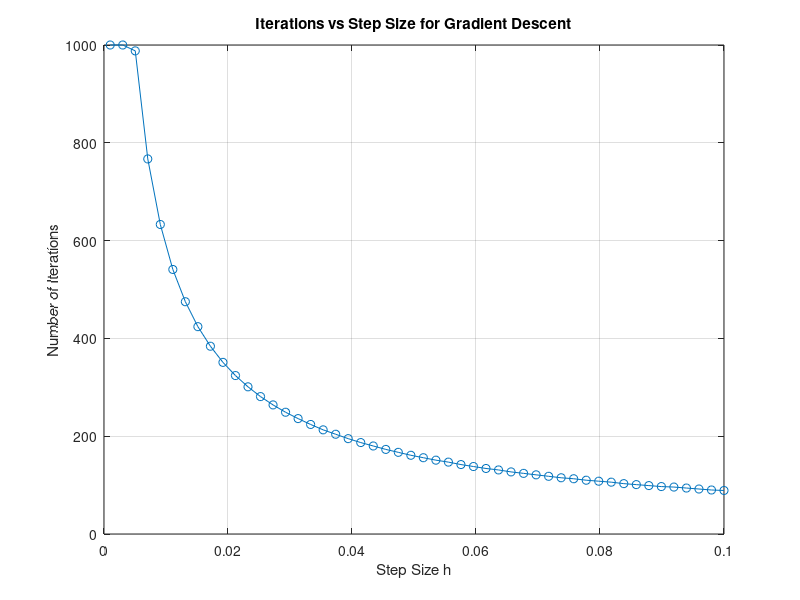

Write MATLAB code to recreate this figure.
function iterations_vs_stepsize
    % Define a range of step sizes
    step_sizes = linspace(0.001, 0.1, 50);
    iterations = zeros(size(step_sizes));
    
    % Starting point
    starting_point = [0, 1];
    
    % Loop over the step sizes
    for i = 1:length(step_sizes)
        % Get the number of iterations for current step size
        iterations(i) = perform_gradient_descent(starting_point(1), starting_point(2), step_sizes(i));
    end
    
    % Plotting
    figure;
    plot(step_sizes, iterations, '-o');
    xlabel('Step Size h');
    ylabel('Number of Iterations');
    title('Iterations vs Step Size for Gradient Descent');
    grid on;
end

function num_iterations = perform_gradient_descent(x_start, y_start, step_size)
    % Tolerance and maximum iterations setup
    tol = 1e-4;
    max_iter = 1000;
    
    x = x_start;
    y = y_start;
    for iter = 1:max_iter
        % Compute gradients
        grad_x = -2*x^2*y*exp(-x^2 - y^2) + y*exp(-x^2 - y^2);
        grad_y = -2*x*y^2*exp(-x^2 - y^2) + x*exp(-x^2 - y^2);
        
        % Update coordinates
        x_new = x - step_size * grad_x;
        y_new = y - step_size * grad_y;
        
        % Check for convergence
        if abs(x_new - x)/abs(x) < tol && abs(y_new - y)/abs(y) < tol
            break;
        end
        
        x = x_new;
        y = y_new;
    end
    
    % Return the number of iterations it took to converge
    num_iterations = iter;
end